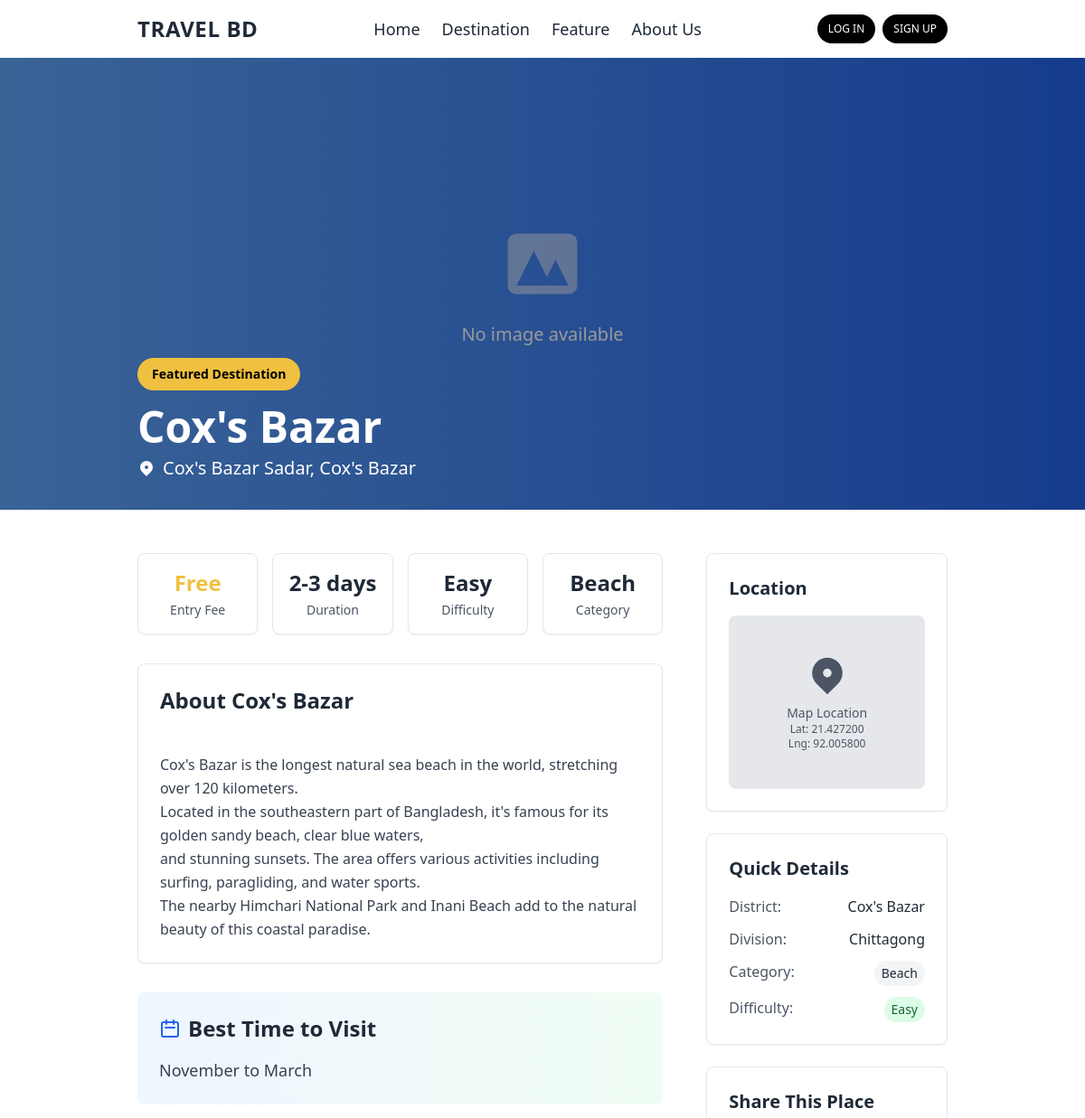
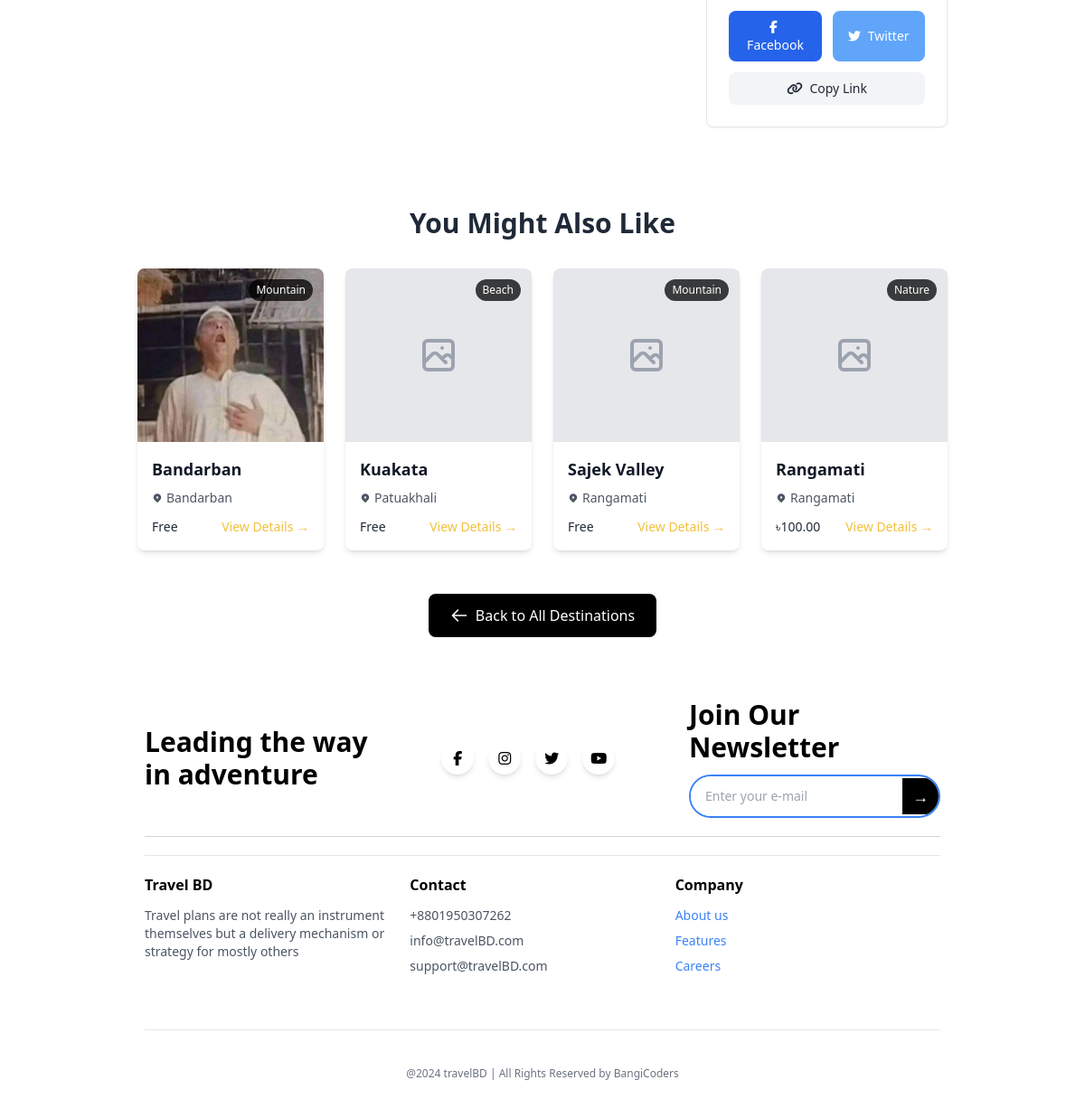
The app's page /destinations/coxs-bazar/ with its own data (2 pictures, top to bottom).
### destination/models.py (models this page shows, shortened)
class Destination(models.Model):
    CATEGORY_CHOICES = [
        ('beach', 'Beach'),
        ('mountain', 'Mountain'),
        ('historical', 'Historical'),
        ('cultural', 'Cultural'),
        ('adventure', 'Adventure'),
        ('religious', 'Religious'),
        ('nature', 'Nature'),
        ('waterfall', 'Waterfall'),
        ('forest', 'Forest'),
        ('archaeological', 'Archaeological'),
    ]
    name = models.CharField(max_length=200)
    slug = models.SlugField(max_length=250, unique=True, blank=True)
    description = models.TextField()
    short_description = models.CharField(max_length=300)
    location = models.CharField(max_length=200)
    district = models.CharField(max_length=100)
    division = models.CharField(max_length=100)
    category = models.CharField(max_length=20, choices=CATEGORY_CHOICES)
    main_image = models.ImageField(upload_to='destinations/images/', blank=True, null=True)
    gallery_image_1 = models.ImageField(upload_to='destinations/images/', blank=True, null=True)
    gallery_image_2 = models.ImageField(upload_to='destinations/images/', blank=True, null=True)
    gallery_image_3 = models.ImageField(upload_to='destinations/images/', blank=True, null=True)
    best_time_to_visit = models.CharField(max_length=200)
    entry_fee = models.DecimalField(max_digits=8, decimal_places=2, default=0.00)
    duration = models.CharField(max_length=100)
    difficulty_level = models.CharField(max_length=50, choices=[
        ('easy', 'Easy'),
        ('moderate', 'Moderate'),
        ('hard', 'Hard'),
    ], default='easy')
    latitude = models.DecimalField(max_digits=9, decimal_places=6, blank=True, null=True)
    longitude = models.DecimalField(max_digits=9, decimal_places=6, blank=True, null=True)
    meta_description = models.CharField(max_length=160, blank=True)
    featured = models.BooleanField(default=False)
    is_active = models.BooleanField(default=True)
    created_at = models.DateTimeField(auto_now_add=True)
    updated_at = models.DateTimeField(auto_now=True)
    created_by = models.ForeignKey(User, on_delete=models.CASCADE, related_name='destinations', null=True, blank=True)
    class Meta:
        ordering = ['-featured', '-created_at']
        verbose_name = 'Destination'
        verbose_name_plural = 'Destinations'
    def get_gallery_images(self):
        images = []
        if self.gallery_image_1:
            images.append(self.gallery_image_1)
        if self.gallery_image_2:
            images.append(self.gallery_image_2)
        if self.gallery_image_3:
            images.append(self.gallery_image_3)
        return images

### destination/views.py (the view)
# urls.py: path('<slug:slug>/', views.destination_detail, name='destination_detail'),
def destination_detail(request, slug):
    destination = get_object_or_404(Destination, slug=slug, is_active=True)
    related_destinations = Destination.objects.filter(
        Q(category=destination.category) | Q(division=destination.division)
    ).exclude(id=destination.id).filter(is_active=True)[:4]
    context = {
        'destination': destination,
        'related_destinations': related_destinations,
    }
    return render(request, 'destination_detail.html', context)

### templates/destination_detail.html (shortened to what this page needs)
{% extends 'base.html' %} {% load static %} {% block body %}
<div class="relative w-full h-96 lg:h-[500px] overflow-hidden">
  {% if destination.main_image %}
  <img
    src="{{ destination.main_image.url }}"
    alt="{{ destination.name }}"
    class="w-full h-full object-cover"
  />
  {% else %}
  <div
    class="w-full h-full bg-gradient-to-r from-blue-400 to-blue-600 flex items-center justify-center"
  >
    <div class="text-center text-white">
      <svg
        class="w-24 h-24 mx-auto mb-4 opacity-50"
        fill="currentColor"
        viewBox="0 0 20 20"
      >
        <path
          fill-rule="evenodd"
          d="M4 3a2 2 0 00-2 2v10a2 2 0 002 2h12a2 2 0 002-2V5a2 2 0 00-2-2H4zm12 12H4l4-8 3 6 2-4 3 6z"
          clip-rule="evenodd"
        ></path>
      </svg>
      <p class="text-xl">No image available</p>
    </div>
  </div>
  {% endif %}
  <div class="absolute inset-0 bg-black bg-opacity-40 flex items-end">
    <div class="w-full lg:w-4/5 mx-auto px-4 lg:px-8 pb-8">
      <div class="text-white">
        {% if destination.featured %}
        <span
          class="inline-block bg-primary text-black px-4 py-2 rounded-full text-sm font-semibold mb-4"
        >
          Featured Destination
        </span>
        {% endif %}
        <h1 class="text-3xl lg:text-5xl font-bold mb-2">
          {{ destination.name }}
        </h1>
        <p class="text-lg lg:text-xl flex items-center">
          <svg class="w-5 h-5 mr-2" fill="currentColor" viewBox="0 0 20 20">
            <path
              fill-rule="evenodd"
              d="M5.05 4.05a7 7 0 119.9 9.9L10 18.9l-4.95-4.95a7 7 0 010-9.9zM10 11a2 2 0 100-4 2 2 0 000 4z"
              clip-rule="evenodd"
            ></path>
          </svg>
          {{ destination.location }}, {{ destination.district }}
        </p>
      </div>
    </div>
  </div>
</div>
<div class="w-full lg:w-4/5 mx-auto px-4 lg:px-8 py-12">
  <div class="grid grid-cols-1 lg:grid-cols-3 gap-12">
    <div class="lg:col-span-2">
      <div class="grid grid-cols-2 lg:grid-cols-4 gap-4 mb-8">
        <div
          class="bg-white border border-gray-200 rounded-lg p-4 text-center shadow-sm"
        >
          <div class="text-2xl font-bold text-primary mb-1">
            {% if destination.entry_fee > 0 %}
            <div>৳{{ destination.entry_fee }}</div>
            {% else %} Free {% endif %}
          </div>
          <div class="text-sm text-gray-600">Entry Fee</div>
        </div>
        <div
          class="bg-white border border-gray-200 rounded-lg p-4 text-center shadow-sm"
        >
          <div class="text-2xl font-bold text-gray-800 mb-1">
            {{ destination.duration }}
          </div>
          <div class="text-sm text-gray-600">Duration</div>
        </div>
        <div
          class="bg-white border border-gray-200 rounded-lg p-4 text-center shadow-sm"
        >
          <div class="text-2xl font-bold text-gray-800 mb-1">
            {{ destination.difficulty_level|title }}
          </div>
          <div class="text-sm text-gray-600">Difficulty</div>
        </div>
        <div
          class="bg-white border border-gray-200 rounded-lg p-4 text-center shadow-sm"
        >
          <div class="text-2xl font-bold text-gray-800 mb-1">
            {{ destination.category|title }}
          </div>
          <div class="text-sm text-gray-600">Category</div>
        </div>
      </div>
      <div
        class="bg-white rounded-lg shadow-sm border border-gray-200 p-6 mb-8"
      >
        <h2 class="text-2xl font-bold text-gray-800 mb-4">
          About {{ destination.name }}
        </h2>
        <p class="text-gray-700 leading-relaxed whitespace-pre-line">
          {{ destination.description }}
        </p>
      </div>
      <div
        class="bg-gradient-to-r from-blue-50 to-green-50 rounded-lg p-6 mb-8"
      >
        <h2 class="text-2xl font-bold text-gray-800 mb-4 flex items-center">
          <svg
            class="w-6 h-6 mr-2 text-blue-600"
            fill="none"
            stroke="currentColor"
            viewBox="0 0 24 24"
          >
            <path
              stroke-linecap="round"
              stroke-linejoin="round"
              stroke-width="2"
              d="M8 7V3m8 4V3m-9 8h10M5 21h14a2 2 0 002-2V7a2 2 0 00-2-2H5a2 2 0 00-2 2v12a2 2 0 002 2z"
            ></path>
          </svg>
          Best Time to Visit
        </h2>
        <p class="text-lg text-gray-700 font-medium">
          {{ destination.best_time_to_visit }}
        </p>
      </div>
    </div>
    <div class="lg:col-span-1">
      {% if destination.latitude and destination.longitude %}
      <div
        class="bg-white rounded-lg shadow-sm border border-gray-200 p-6 mb-6"
      >
        <h3 class="text-xl font-bold text-gray-800 mb-4">Location</h3>
        <div
          class="bg-gray-200 h-48 rounded-lg flex items-center justify-center"
        >
          <div class="text-center text-gray-600">
            <svg
              class="w-12 h-12 mx-auto mb-2"
              fill="currentColor"
              viewBox="0 0 20 20"
            >
              <path
                fill-rule="evenodd"
                d="M5.05 4.05a7 7 0 119.9 9.9L10 18.9l-4.95-4.95a7 7 0 010-9.9zM10 11a2 2 0 100-4 2 2 0 000 4z"
                clip-rule="evenodd"
              ></path>
            </svg>
            <p class="text-sm">Map Location</p>
            <p class="text-xs">Lat: {{ destination.latitude }}</p>
            <p class="text-xs">Lng: {{ destination.longitude }}</p>
          </div>
        </div>
      </div>
      {% endif %}
      <div
        class="bg-white rounded-lg shadow-sm border border-gray-200 p-6 mb-6"
      >
        <h3 class="text-xl font-bold text-gray-800 mb-4">Quick Details</h3>
        <div class="space-y-3">
          <div class="flex justify-between">
            <span class="text-gray-600">District:</span>
            <span class="font-medium text-gray-800"
              >{{ destination.district }}</span
            >
          </div>
          <div class="flex justify-between">
            <span class="text-gray-600">Division:</span>
            <span class="font-medium text-gray-800"
              >{{ destination.division }}</span
            >
          </div>
          <div class="flex justify-between">
            <span class="text-gray-600">Category:</span>
            <span
              class="inline-block bg-gray-100 text-gray-800 px-2 py-1 rounded-full text-sm"
            >
              {{ destination.category|title }}
            </span>
          </div>
          <div class="flex justify-between">
            <span class="text-gray-600">Difficulty:</span>
            <span
              class="inline-block {% if destination.difficulty_level == 'easy' %}bg-green-100 text-green-800{% elif destination.difficulty_level == 'moderate' %}bg-yellow-100 text-yellow-800{% else %}bg-red-100 text-red-800{% endif %} px-2 py-1 rounded-full text-sm"
            >
              {{ destination.difficulty_level|title }}
            </span>
          </div>
        </div>
      </div>
      <div
        class="bg-white rounded-lg shadow-sm border border-gray-200 p-6 mb-6"
      >
        <h3 class="text-xl font-bold text-gray-800 mb-4">Share This Place</h3>
        <div class="flex space-x-3">
          <button
            class="flex-1 bg-blue-600 text-white py-2 px-3 rounded-lg hover:bg-blue-700 transition duration-200 text-sm"
          >
            <i class="fab fa-facebook-f mr-1"></i> Facebook
          </button>
          <button
            class="flex-1 bg-blue-400 text-white py-2 px-3 rounded-lg hover:bg-blue-500 transition duration-200 text-sm"
          >
            <i class="fab fa-twitter mr-1"></i> Twitter
          </button>
        </div>
        <button
          class="w-full mt-3 bg-gray-100 text-gray-800 py-2 px-3 rounded-lg hover:bg-gray-200 transition duration-200 text-sm"
        >
          <i class="fas fa-link mr-1"></i> Copy Link
        </button>
      </div>
    </div>
  </div>
  {% if related_destinations %}
  <div class="mt-16">
    <h2 class="text-3xl font-bold text-gray-800 mb-8 text-center">
      You Might Also Like
    </h2>
    <div class="grid grid-cols-1 md:grid-cols-2 lg:grid-cols-4 gap-6">
      {% for related in related_destinations %}
      <div
        class="bg-white rounded-lg shadow-md overflow-hidden hover:shadow-lg transition duration-300"
      >
        <div class="relative h-48 overflow-hidden">
          {% if related.main_image %}
          <img
            src="{{ related.main_image.url }}"
            alt="{{ related.name }}"
            class="w-full h-full object-cover hover:scale-105 transition duration-300"
          />
          {% else %}
          <div
            class="w-full h-full bg-gray-200 flex items-center justify-center"
          >
          </div>
          {% endif %}
          <span
            class="absolute top-3 right-3 bg-black bg-opacity-75 text-white px-2 py-1 rounded-full text-xs"
          >
            {{ related.category|title }}
          </span>
        </div>
        <div class="p-4">
          <h3 class="text-lg font-semibold text-gray-900 mb-2">
            <a
              href="{% url 'destination:destination_detail' related.slug %}"
              class="hover:text-primary transition duration-200"
            >
              {{ related.name }}
            </a>
          </h3>
          <p class="text-gray-600 text-sm mb-3 flex items-center">
            <svg class="w-3 h-3 mr-1" fill="currentColor" viewBox="0 0 20 20">
              <path
                fill-rule="evenodd"
                d="M5.05 4.05a7 7 0 119.9 9.9L10 18.9l-4.95-4.95a7 7 0 010-9.9zM10 11a2 2 0 100-4 2 2 0 000 4z"
                clip-rule="evenodd"
              ></path>
            </svg>
            {{ related.district }}
          </p>
          <div class="flex justify-between items-center">
            <span class="text-sm font-medium text-gray-800">
              {% if related.entry_fee > 0 %} ৳{{ related.entry_fee }} {% else %}
              Free {% endif %}
            </span>
            <a
              href="{% url 'destination:destination_detail' related.slug %}"
              class="text-primary hover:text-yellow-600 text-sm font-medium transition duration-200"
            >
              View Details →
            </a>
          </div>
        </div>
      </div>
      {% endfor %}
    </div>
  </div>
  {% endif %}
  <div class="mt-12 text-center">
    <a
      href="{% url 'destination:destination_list' %}"
      class="inline-flex items-center px-6 py-3 bg-black text-white rounded-lg hover:bg-gray-800 transition duration-200"
    >
      <svg
        class="w-5 h-5 mr-2"
        fill="none"
        stroke="currentColor"
        viewBox="0 0 24 24"
      >
        <path
          stroke-linecap="round"
          stroke-linejoin="round"
          stroke-width="2"
          d="M10 19l-7-7m0 0l7-7m-7 7h18"
        ></path>
      </svg>
      Back to All Destinations
    </a>
  </div>
</div>
{% endblock %}

### records on screen
Destination: name "Cox's Bazar", location "Cox's Bazar Sadar", district "Cox's Bazar", duration "2-3 days", difficulty_level "Easy", category "Beach", description "Cox's Bazar is the longest natural sea beach in the world, stretching over 120 kilometers. Located in the southeastern part of Bangladesh, it's famous for its golden sandy beach, clear blue waters, and stunning sunsets. The area offers various activities including surfing, paragliding, and water sports. The nearby Himchari National Park and Inani Beach add to the natural beauty of this coastal paradise.", best_time_to_visit "November to March", latitude "21.427200", longitude "92.005800", division "Chittagong"
Destination: main_image (picture), category "Mountain", name "Bandarban", district "Bandarban", entry_fee "Free"
Destination: category "Beach", name "Kuakata", district "Patuakhali", entry_fee "Free"
Destination: category "Mountain", name "Sajek Valley", district "Rangamati", entry_fee "Free"
Destination: category "Nature", name "Rangamati", district "Rangamati", entry_fee "100.00"
